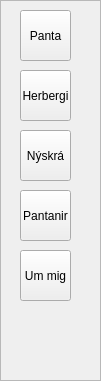
   <widget class="QFrame" name="frame">
    <property name="geometry">
     <rect>
      <x>-1</x>
      <y>49</y>
      <width>101</width>
      <height>381</height>
     </rect>
    </property>
    <property name="maximumSize">
     <size>
      <width>16777215</width>
      <height>381</height>
     </size>
    </property>
    <property name="styleSheet">
     <string notr="true"/>
    </property>
    <property name="frameShape">
     <enum>QFrame::StyledPanel</enum>
    </property>
    <property name="frameShadow">
     <enum>QFrame::Raised</enum>
    </property>
    <widget class="QToolButton" name="toolButton">
     <property name="geometry">
      <rect>
       <x>20</x>
       <y>10</y>
       <width>51</width>
       <height>51</height>
      </rect>
     </property>
     <property name="text">
      <string>Panta</string>
     </property>
     <property name="icon">
      <iconset resource="../resources/icons.qrc">
       <normaloff>:/icons/hotel_and_services/png/reception.png</normaloff>:/icons/hotel_and_services/png/reception.png</iconset>
     </property>
     <property name="iconSize">
      <size>
       <width>32</width>
       <height>32</height>
      </size>
     </property>
     <property name="checkable">
      <bool>true</bool>
     </property>
     <property name="autoExclusive">
      <bool>true</bool>
     </property>
     <property name="toolButtonStyle">
      <enum>Qt::ToolButtonTextUnderIcon</enum>
     </property>
    </widget>
    <widget class="QToolButton" name="toolButton_2">
     <property name="geometry">
      <rect>
       <x>20</x>
       <y>70</y>
       <width>51</width>
       <height>51</height>
      </rect>
     </property>
     <property name="text">
      <string>Herbergi</string>
     </property>
     <property name="icon">
      <iconset resource="../resources/icons.qrc">
       <normaloff>:/icons/hotel_and_services/png/room-key-1.png</normaloff>:/icons/hotel_and_services/png/room-key-1.png</iconset>
     </property>
     <property name="iconSize">
      <size>
       <width>32</width>
       <height>32</height>
      </size>
     </property>
     <property name="checkable">
      <bool>true</bool>
     </property>
     <property name="autoExclusive">
      <bool>true</bool>
     </property>
     <property name="toolButtonStyle">
      <enum>Qt::ToolButtonTextUnderIcon</enum>
     </property>
    </widget>
    <widget class="QToolButton" name="toolButton_3">
     <property name="geometry">
      <rect>
       <x>20</x>
       <y>130</y>
       <width>51</width>
       <height>51</height>
      </rect>
     </property>
     <property name="text">
      <string>Nýskrá</string>
     </property>
     <property name="icon">
      <iconset resource="../resources/icons.qrc">
       <normaloff>:/icons/hotel_and_services/png/notes.png</normaloff>:/icons/hotel_and_services/png/notes.png</iconset>
     </property>
     <property name="iconSize">
      <size>
       <width>32</width>
       <height>32</height>
      </size>
     </property>
     <property name="checkable">
      <bool>true</bool>
     </property>
     <property name="autoExclusive">
      <bool>true</bool>
     </property>
     <property name="toolButtonStyle">
      <enum>Qt::ToolButtonTextUnderIcon</enum>
     </property>
    </widget>
    <widget class="QToolButton" name="toolButton_4">
     <property name="geometry">
      <rect>
       <x>20</x>
       <y>190</y>
       <width>51</width>
       <height>51</height>
      </rect>
     </property>
     <property name="text">
      <string>Pantanir</string>
     </property>
     <property name="icon">
      <iconset resource="../resources/icons.qrc">
       <normaloff>:/icons/hotel_and_services/png/notebook.png</normaloff>:/icons/hotel_and_services/png/notebook.png</iconset>
     </property>
     <property name="iconSize">
      <size>
       <width>32</width>
       <height>32</height>
      </size>
     </property>
     <property name="checkable">
      <bool>true</bool>
     </property>
     <property name="autoExclusive">
      <bool>true</bool>
     </property>
     <property name="toolButtonStyle">
      <enum>Qt::ToolButtonTextUnderIcon</enum>
     </property>
    </widget>
    <widget class="QToolButton" name="toolButton_5">
     <property name="geometry">
      <rect>
       <x>20</x>
       <y>250</y>
       <width>51</width>
       <height>51</height>
      </rect>
     </property>
     <property name="text">
      <string>Um mig</string>
     </property>
     <property name="icon">
      <iconset resource="../resources/icons.qrc">
       <normaloff>:/icons/hotel_and_services/png/woman.png</normaloff>:/icons/hotel_and_services/png/woman.png</iconset>
     </property>
     <property name="iconSize">
      <size>
       <width>32</width>
       <height>32</height>
      </size>
     </property>
     <property name="checkable">
      <bool>true</bool>
     </property>
     <property name="autoExclusive">
      <bool>true</bool>
     </property>
     <property name="toolButtonStyle">
      <enum>Qt::ToolButtonTextUnderIcon</enum>
     </property>
    </widget>
   </widget>
